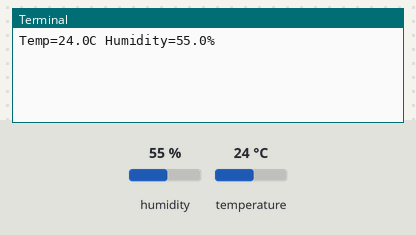
The program below on a simulated Raspberry Pi (BCM pin numbers). Shown: the last lines printed to the terminal. The test bench sets the inputs (shaded band); at power-on: humidity 55 %, temperature 24 °C.

Above: at 1.2 s.
1.3 s: humidity set to 22 %
At 4.5 s:
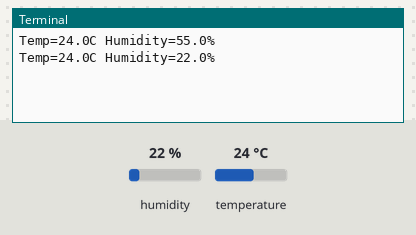
5.9 s: temperature set to 12 °C
At 8.1 s:
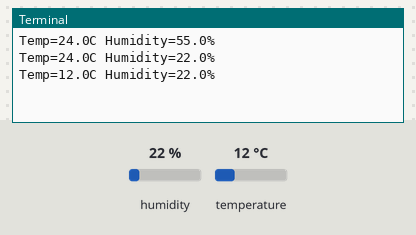
10.5 s: humidity set to 40 %
At 11.7 s:
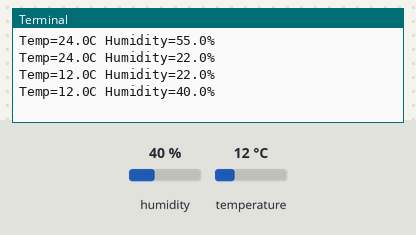
Timing chart, 0 to 13.5 s (numbered marks = the images above; inputs shaded):
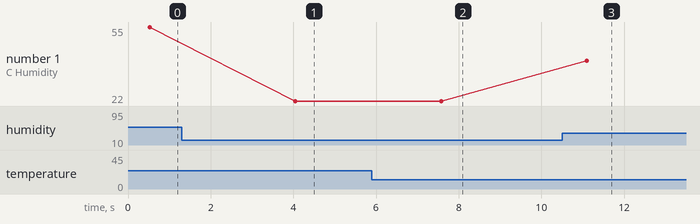

Measured:
- after the input at 1.3 s, the terminal: prints a new line after 2.8 s (image 1)
- after the input at 5.9 s, the terminal: prints a new line after 1.7 s (image 2)
- after the input at 10.5 s, the terminal: prints a new line after 0.60 s (image 3)
- plotted number 1: 55 → 22 after the input at 1.3 s, 22 → 40 after the input at 10.5 s

The program:

DHT22.py
```python
import Adafruit_DHT
import time

DHT_SENSOR = Adafruit_DHT.DHT22
DHT_PIN = 4

while True:
    humidity, temperature = Adafruit_DHT.read(DHT_SENSOR, DHT_PIN)
    if humidity is not None and temperature is not None:
        print("Temp={0:0.1f}C Humidity={1:0.1f}%".format(
            temperature, humidity))
    else:
        print("Sensor failure. Check wiring.")
    time.sleep(3)
```
